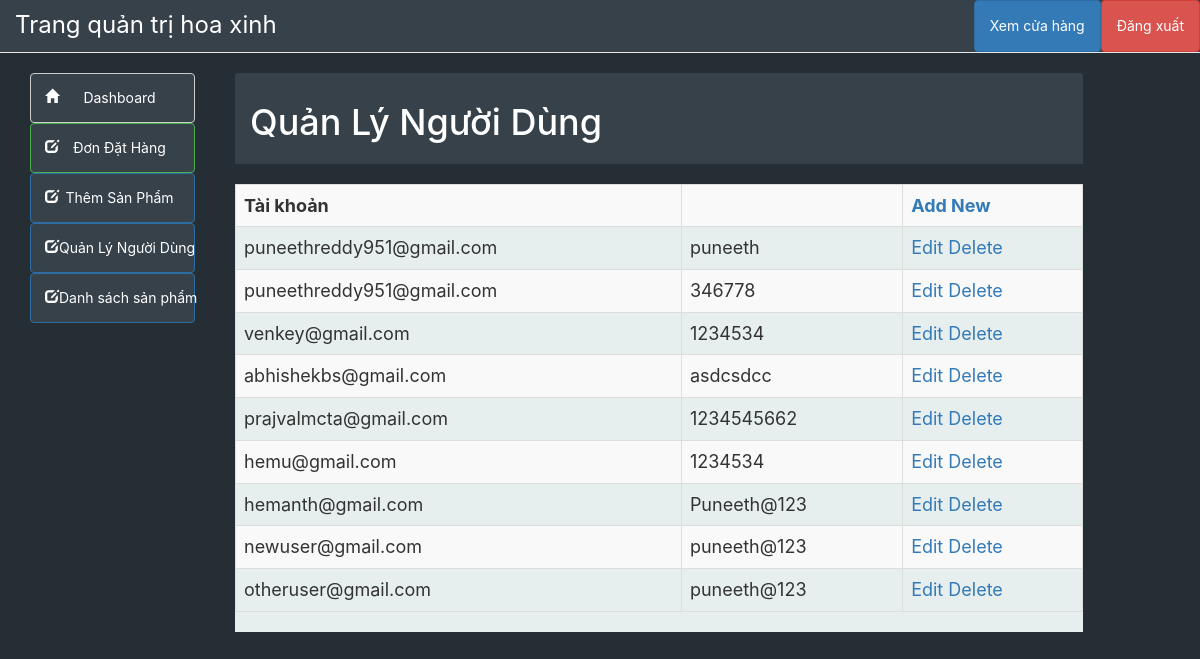
Page /admin/manage_users.php on the earlier database version.
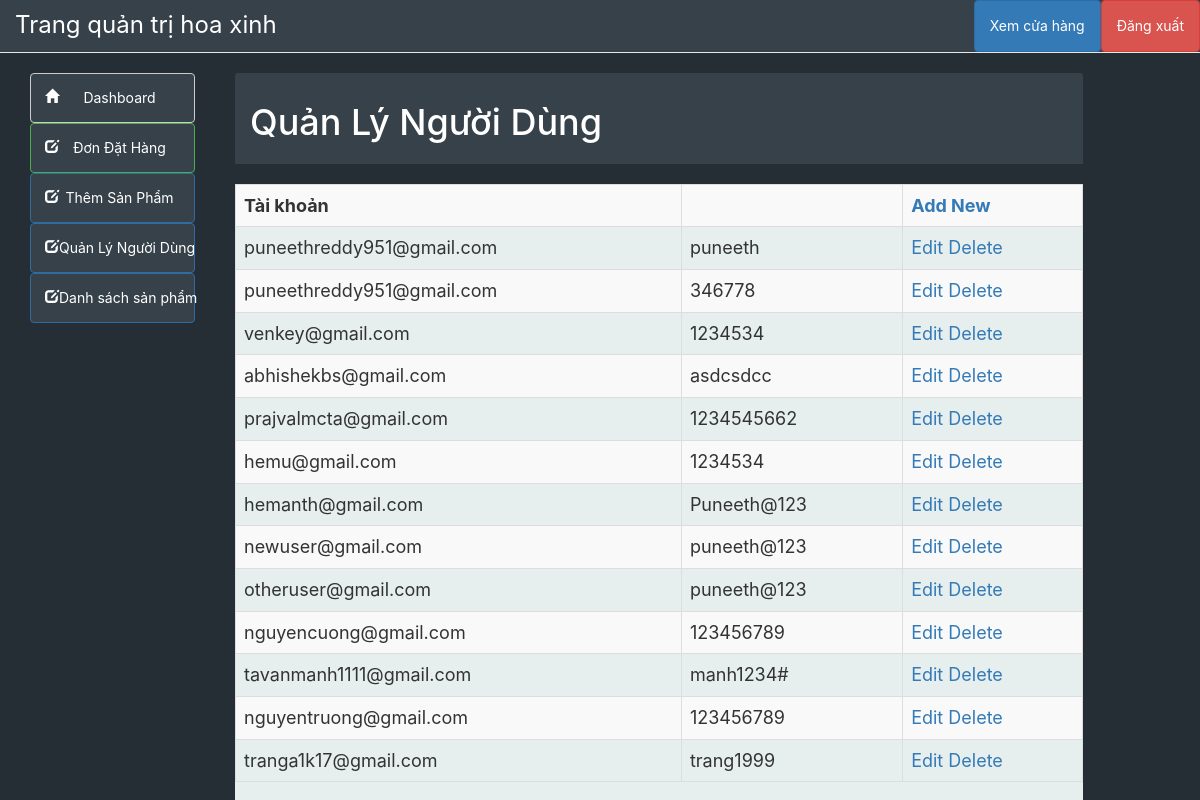
Same page on the later database version.
### tables this page shows
CREATE TABLE `user_info` (
  `user_id` int(10) NOT NULL,
  `first_name` varchar(100) NOT NULL,
  `last_name` varchar(100) NOT NULL,
  `email` varchar(300) NOT NULL,
  `password` varchar(300) NOT NULL,
  `mobile` varchar(10) NOT NULL,
  `address1` varchar(300) NOT NULL,
  `address2` varchar(11) NOT NULL
);

### admin/manage_users.php (the view, shortened to what this page needs)
<!DOCTYPE html>
<html lang="en">
<head>
	<link href="style/css/bootstrap.min.css" rel="stylesheet">
	<link href="style/css/k.css" rel="stylesheet">
	<link href="../styles/product.css" rel="stylesheet">
</head>
<body>
	<div  class="cs-admin">
	<?php include("include/header.php"); ?>
	<div class="container-fluid">
		<?php include("include/side_bar.php"); ?>
		<div class="col-sm-9" style="margin-left:10px">
			<div class="panel-heading"  style="background-color:#36414A; color: white;">
				<h1>Quản Lý Người Dùng</h1>
			</div><br>
			<div style="overflow-x:scroll; background-color:#E6EEEE">
				<table class="table table-bordered table-hover table-striped" style="font-size:18px">
					<tr>
						<th>Tài khoản</th>
						<th></th>
						<th><a href="add_user.php">Add New</a></th>
					</tr>
					<?php
					$result = mysqli_query($con, "select user_id, email, password from user_info") or die("query 2 incorrect.......");
					while (list($user_id, $user_name, $user_password) =
						mysqli_fetch_array($result)
					) {
						echo "<tr><td>$user_name</td><td>$user_password</td>";
						echo "<td>
<a href='edit_user.php?user_id=$user_id'>Edit</a>
<a href='manage_users.php?user_id=$user_id&action=delete'>Delete</a>
</td></tr>";
					}
					?>
				</table>
			</div>
		</div>
	</div>
	</div>
</body>
</html>

Differences in the rows shown:
added user_info: email "nguyencuong@gmail.com", password "123456789"
added user_info: email "tavanmanh1111@gmail.com", password "manh1234#"
added user_info: email "nguyentruong@gmail.com", password "123456789"
added user_info: email "tranga1k17@gmail.com", password "trang1999"
